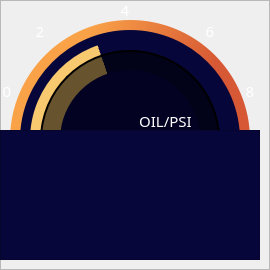
      <widget class="QFrame" name="yagFrame">
       <property name="geometry">
        <rect>
         <x>40</x>
         <y>620</y>
         <width>270</width>
         <height>270</height>
        </rect>
       </property>
       <property name="styleSheet">
        <string notr="true">background-color:none;</string>
       </property>
       <property name="frameShape">
        <enum>QFrame::StyledPanel</enum>
       </property>
       <property name="frameShadow">
        <enum>QFrame::Raised</enum>
       </property>
       <widget class="QFrame" name="yagGradient">
        <property name="geometry">
         <rect>
          <x>10</x>
          <y>20</y>
          <width>240</width>
          <height>240</height>
         </rect>
        </property>
        <property name="styleSheet">
         <string notr="true">border-radius: 120px;
background-color: qlineargradient(spread:pad, x1:0.999873, y1:0.239, x2:0, y2:0.086, stop:0 rgba(104, 1, 174, 255), stop:1 rgba(200, 107, 92, 255));
background-color: qlineargradient(spread:pad, x1:0.761, y1:0.494591, x2:0.024, y2:0.261, stop:0 rgba(215, 88, 52, 255), stop:0.709742 rgba(249, 162, 72, 255));</string>
        </property>
        <property name="frameShape">
         <enum>QFrame::StyledPanel</enum>
        </property>
        <property name="frameShadow">
         <enum>QFrame::Raised</enum>
        </property>
       </widget>
       <widget class="QFrame" name="kapak1">
        <property name="geometry">
         <rect>
          <x>0</x>
          <y>130</y>
          <width>260</width>
          <height>130</height>
         </rect>
        </property>
        <property name="styleSheet">
         <string notr="true">background-color: rgb(6, 6, 58);</string>
        </property>
        <property name="frameShape">
         <enum>QFrame::StyledPanel</enum>
        </property>
        <property name="frameShadow">
         <enum>QFrame::Raised</enum>
        </property>
       </widget>
       <widget class="QFrame" name="yagFrameIc">
        <property name="geometry">
         <rect>
          <x>20</x>
          <y>30</y>
          <width>220</width>
          <height>220</height>
         </rect>
        </property>
        <property name="styleSheet">
         <string notr="true">background-color: rgb(6, 6, 58);
border-radius: 110px;</string>
        </property>
        <property name="frameShape">
         <enum>QFrame::StyledPanel</enum>
        </property>
        <property name="frameShadow">
         <enum>QFrame::Raised</enum>
        </property>
       </widget>
       <widget class="QFrame" name="yagFrameOn">
        <property name="geometry">
         <rect>
          <x>60</x>
          <y>70</y>
          <width>140</width>
          <height>140</height>
         </rect>
        </property>
        <property name="styleSheet">
         <string notr="true">background-color: rgb(3, 2, 34);
border-radius:70px;</string>
        </property>
        <property name="frameShape">
         <enum>QFrame::StyledPanel</enum>
        </property>
        <property name="frameShadow">
         <enum>QFrame::Raised</enum>
        </property>
        <widget class="QLabel" name="yag">
         <property name="geometry">
          <rect>
           <x>70</x>
           <y>40</y>
           <width>71</width>
           <height>21</height>
          </rect>
         </property>
         <property name="styleSheet">
          <string notr="true">color: #ffffff; background-color: none</string>
         </property>
         <property name="text">
          <string>&lt;html&gt;&lt;head/&gt;&lt;body&gt;&lt;p&gt;&lt;span style=&quot; font-size:11pt;font-family: Arial Black&quot;&gt;OIL/PSI&lt;/span&gt;&lt;/p&gt;&lt;/body&gt;&lt;/html&gt;</string>
         </property>
         <property name="alignment">
          <set>Qt::AlignCenter</set>
         </property>
        </widget>
        <widget class="QLabel" name="yagIcon">
         <property name="geometry">
          <rect>
           <x>15</x>
           <y>25</y>
           <width>40</width>
           <height>35</height>
          </rect>
         </property>
         <property name="styleSheet">
          <string notr="true">background-color: none;</string>
         </property>
         <property name="text">
          <string/>
         </property>
         <property name="pixmap">
          <pixmap>tba.png</pixmap>
         </property>
         <property name="scaledContents">
          <bool>true</bool>
         </property>
        </widget>
       </widget>
       <widget class="QFrame" name="yagProgress">
        <property name="geometry">
         <rect>
          <x>30</x>
          <y>40</y>
          <width>200</width>
          <height>200</height>
         </rect>
        </property>
        <property name="styleSheet">
         <string notr="true">background-color: qconicalgradient(cx:0.5, cy:0.5, angle:180, stop:0.801158 rgba(85, 170, 255, 0), stop:0.803089 rgba(249, 201, 111, 255));
border-radius: 100px;</string>
        </property>
        <property name="frameShape">
         <enum>QFrame::StyledPanel</enum>
        </property>
        <property name="frameShadow">
         <enum>QFrame::Raised</enum>
        </property>
        <widget class="QFrame" name="yagGolge">
         <property name="geometry">
          <rect>
           <x>10</x>
           <y>10</y>
           <width>180</width>
           <height>180</height>
          </rect>
         </property>
         <property name="styleSheet">
          <string notr="true">border-radius: 90px;
background-color: rgba(0, 0, 0,150);
border-width: 2px;
border-style: solid;</string>
         </property>
         <property name="frameShape">
          <enum>QFrame::StyledPanel</enum>
         </property>
         <property name="frameShadow">
          <enum>QFrame::Raised</enum>
         </property>
        </widget>
       </widget>
       <widget class="QLabel" name="labelY0">
        <property name="geometry">
         <rect>
          <x>-3</x>
          <y>80</y>
          <width>20</width>
          <height>20</height>
         </rect>
        </property>
        <property name="styleSheet">
         <string notr="true">color: rgb(255, 255, 255);
background-color: none;</string>
        </property>
        <property name="text">
         <string>&lt;html&gt;&lt;head/&gt;&lt;body&gt;&lt;p&gt;&lt;span style=&quot; font-size:11pt; font-family: Arial Black&quot;&gt;0&lt;/span&gt;&lt;/p&gt;&lt;/body&gt;&lt;/html&gt;</string>
        </property>
        <property name="alignment">
         <set>Qt::AlignCenter</set>
        </property>
       </widget>
       <widget class="QLabel" name="labelY2">
        <property name="geometry">
         <rect>
          <x>30</x>
          <y>20</y>
          <width>20</width>
          <height>20</height>
         </rect>
        </property>
        <property name="styleSheet">
         <string notr="true">color: rgb(255, 255, 255);
background-color: none;</string>
        </property>
        <property name="text">
         <string>&lt;html&gt;&lt;head/&gt;&lt;body&gt;&lt;p&gt;&lt;span style=&quot; font-size:11pt; font-family: Arial Black&quot;&gt;2&lt;/span&gt;&lt;/p&gt;&lt;/body&gt;&lt;/html&gt;</string>
        </property>
        <property name="alignment">
         <set>Qt::AlignCenter</set>
        </property>
       </widget>
       <widget class="QLabel" name="labelY4">
        <property name="geometry">
         <rect>
          <x>115</x>
          <y>-1</y>
          <width>20</width>
          <height>20</height>
         </rect>
        </property>
        <property name="styleSheet">
         <string notr="true">color: rgb(255, 255, 255);
background-color: none;</string>
        </property>
        <property name="text">
         <string>&lt;html&gt;&lt;head/&gt;&lt;body&gt;&lt;p&gt;&lt;span style=&quot; font-size:11pt; font-family: Arial Black&quot;&gt;4&lt;/span&gt;&lt;/p&gt;&lt;/body&gt;&lt;/html&gt;</string>
        </property>
        <property name="alignment">
         <set>Qt::AlignCenter</set>
        </property>
       </widget>
       <widget class="QLabel" name="labelY6">
        <property name="geometry">
         <rect>
          <x>200</x>
          <y>20</y>
          <width>20</width>
          <height>20</height>
         </rect>
        </property>
        <property name="styleSheet">
         <string notr="true">color: rgb(255, 255, 255);
background-color: none;</string>
        </property>
        <property name="text">
         <string>&lt;html&gt;&lt;head/&gt;&lt;body&gt;&lt;p&gt;&lt;span style=&quot; font-size:11pt; font-family: Arial Black&quot;&gt;6&lt;/span&gt;&lt;/p&gt;&lt;/body&gt;&lt;/html&gt;</string>
        </property>
        <property name="alignment">
         <set>Qt::AlignCenter</set>
        </property>
       </widget>
       <widget class="QLabel" name="labelY8">
        <property name="geometry">
         <rect>
          <x>240</x>
          <y>80</y>
          <width>20</width>
          <height>20</height>
         </rect>
        </property>
        <property name="styleSheet">
         <string notr="true">color: rgb(255, 255, 255);
background-color: none;</string>
        </property>
        <property name="text">
         <string>&lt;html&gt;&lt;head/&gt;&lt;body&gt;&lt;p&gt;&lt;span style=&quot; font-size:11pt; font-family: Arial Black&quot;&gt;8&lt;/span&gt;&lt;/p&gt;&lt;/body&gt;&lt;/html&gt;</string>
        </property>
        <property name="alignment">
         <set>Qt::AlignCenter</set>
        </property>
       </widget>
       <zorder>yagGradient</zorder>
       <zorder>yagFrameIc</zorder>
       <zorder>yagProgress</zorder>
       <zorder>yagFrameOn</zorder>
       <zorder>kapak1</zorder>
       <zorder>labelY0</zorder>
       <zorder>labelY2</zorder>
       <zorder>labelY4</zorder>
       <zorder>labelY6</zorder>
       <zorder>labelY8</zorder>
      </widget>
